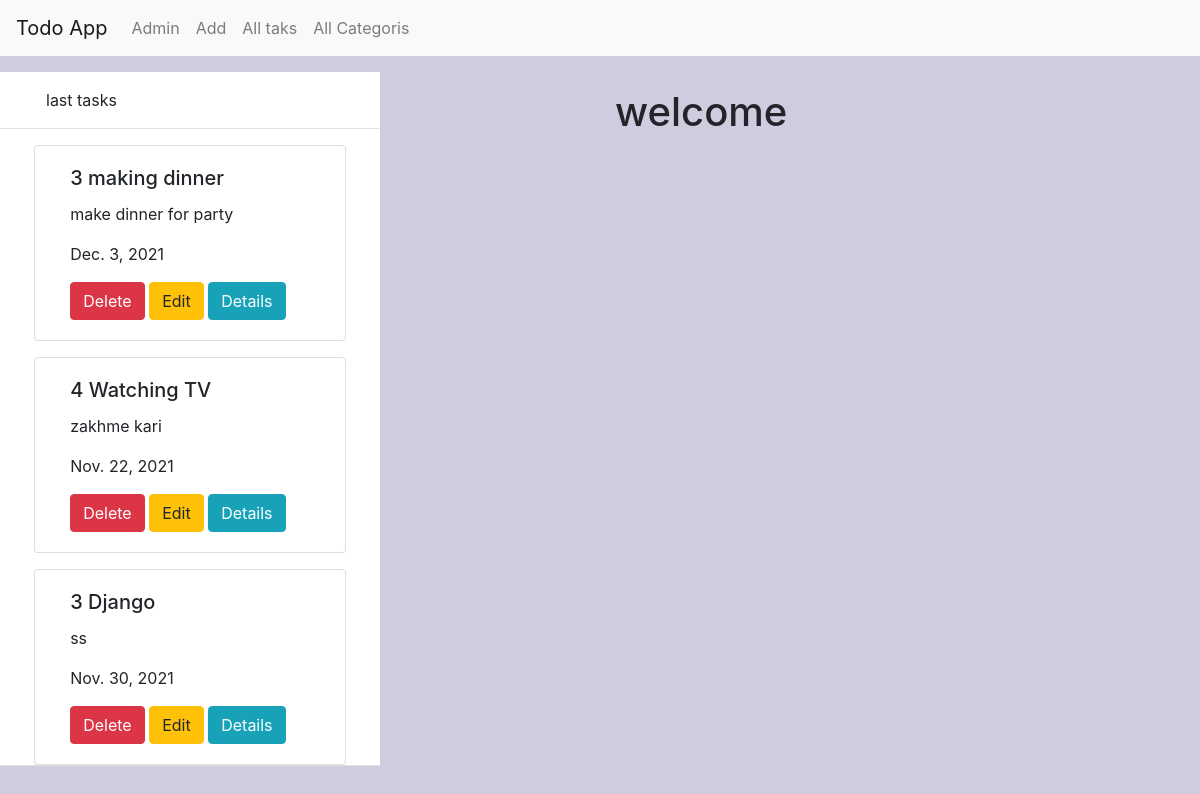
The page / on the database its author committed.
### todoapp/models.py (models this page shows)
class Todo(models.Model):
    category = models.ForeignKey(Category , on_delete = CASCADE)
    title = models.CharField(max_length=255)
    description = models.TextField()
    priority = models.IntegerField()
    created_at = models.DateTimeField(auto_now_add=True,null=True)
    Scheduling = models.DateField(default=date.today)
    def __str__(self) -> str:
        return self.title

### todoapp/views.py (the view)
# urls.py: path('', home_page, name = 'home_page'),
def home_page(req):
    last3 = Todo.objects.all().order_by('-id')[:3]
    mydictionary = {
        'todo' : last3
    }
    print(mydictionary)
    return render(req,'todoapp/home_page.html' , context = mydictionary )

### templates/todoapp/home_page.html (shortened to what this page needs)
{% extends 'base.html' %}
{% block content %}
  <h1> welcome </h1>
{% endblock %}

### templates/base.html (shortened to what this page needs)
{% load static %}
<!doctype html>
<html lang="en">
<head>
  <link rel="stylesheet" href="https://stackpath.bootstrapcdn.com/bootstrap/4.4.1/css/bootstrap.min.css"
>
  <link rel= "stylesheet" href=" {% static 'todoapp/style.css' %} "
  <title>{% block title %}{% endblock %}</title>
</head>
<body style="max-width: 100%;overflow-x: hidden;" class="mb-2">
{% include 'nav.html' %}
<div class="row mt-5">
<div class="col-md-6 " style="margin:0 auto;">
  <div class="d-flex flex-column align-items-stretch flex-shrink-0 bg-white" style="width: 380px;">
    <div href="" class="d-flex align-items-center flex-shrink-0 p-3 link-dark text-decoration-none border-bottom">
      <svg class="bi me-2" width="30" height="24"><use xlink:href="#bootstrap"></use></svg>
      <span>last tasks</span>
    </div>
    <div class="list-group list-group-flush border-bottom scrollarea">
      {% for item in todo %}
      <div class="row">
        <div class="col-md-10" style="margin:0 auto;">
            <div class="card container-fluid" style="margin-top: 1rem;">
                <div class="card-body">
                  <h5 class="card-title">{{item.priority}} {{item.title}}</h5>
                  <p class="card-text">{{item.description}}</p>
                   <p class="card-text">{{item.Scheduling}}</p>
                  <a href="/delete/{{item.id}}" class="btn btn-danger">Delete</a>
                  <a href="/edit/{{item.id}}" class="btn btn-warning">Edit</a>
                  <a href="{% url 'todo_detail' item.pk %}" class="btn btn-info">Details</a>
                </div>
              </div>
        </div>
      </div>
      {% endfor %}
    </div>
  </div>
</div>
<div class="col-md-6 mt-3" style="margin:0 auto;">
{% block content %}
{% endblock %}
</div>
</div>
</body>
</html>

### static/todoapp/style.css (style rules this page uses)
body { background-color: rgb(209, 203, 223)!important; }

### rows shown on the page
Todo: priority "3", title "making dinner", description "make dinner for party", Scheduling "Dec. 3, 2021"
Todo: priority "4", title "Watching TV", description "zakhme kari", Scheduling "Nov. 22, 2021"
Todo: priority "3", title "Django", description "ss", Scheduling "Nov. 30, 2021"
